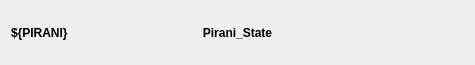
<?xml version="1.0" encoding="UTF-8"?>
<ui version="4.0">
 <class>Form</class>
 <widget class="QWidget" name="Form">
  <property name="geometry">
   <rect>
    <x>0</x>
    <y>0</y>
    <width>475</width>
    <height>65</height>
   </rect>
  </property>
  <property name="windowTitle">
   <string>Form</string>
  </property>
  <layout class="QVBoxLayout" name="verticalLayout">
   <item>
    <layout class="QGridLayout" name="gridLayout">
     <item row="0" column="2">
      <widget class="RoughGauge" name="Pirani_Pressure_Expert">
       <property name="toolTip">
        <string/>
       </property>
       <property name="controlsLocation" stdset="0">
        <enum>PCDSSymbolBase::Left</enum>
       </property>
       <property name="channelsPrefix" stdset="0">
        <string>ca://${PIRANI}</string>
       </property>
      </widget>
     </item>
     <item row="0" column="0">
      <widget class="PyDMLabel" name="Pirani_Name">
       <property name="font">
        <font>
         <weight>75</weight>
         <bold>true</bold>
        </font>
       </property>
       <property name="toolTip">
        <string/>
       </property>
       <property name="text">
        <string>${PIRANI}</string>
       </property>
       <property name="channel" stdset="0">
        <string/>
       </property>
      </widget>
     </item>
     <item row="0" column="1">
      <widget class="PyDMLabel" name="Pirani_State">
       <property name="font">
        <font>
         <weight>75</weight>
         <bold>true</bold>
        </font>
       </property>
       <property name="toolTip">
        <string/>
       </property>
       <property name="text">
        <string>Pirani_State</string>
       </property>
       <property name="alignment">
        <set>Qt::AlignCenter</set>
       </property>
       <property name="channel" stdset="0">
        <string>ca://${PIRANI}:STATE_RBV</string>
       </property>
      </widget>
     </item>
    </layout>
   </item>
  </layout>
 </widget>
 <customwidgets>
  <customwidget>
   <class>PyDMLabel</class>
   <extends>QLabel</extends>
   <header>pydm.widgets.label</header>
  </customwidget>
  <customwidget>
   <class>PCDSSymbolBase</class>
   <extends>QWidget</extends>
   <header>pcdswidgets.vacuum.base</header>
  </customwidget>
  <customwidget>
   <class>RoughGauge</class>
   <extends>PCDSSymbolBase</extends>
   <header>pcdswidgets.vacuum.gauges</header>
  </customwidget>
 </customwidgets>
 <resources/>
 <connections/>
</ui>
